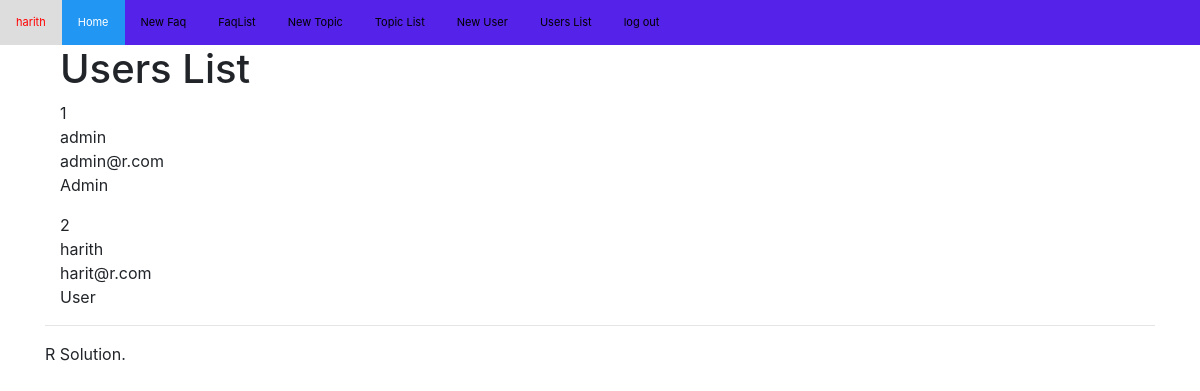
The app's page /UsersList (signed in) with its own data.
### app/models.py (models this page shows, shortened)
class User(db.Model):
    __tablename__ = 'users'
    id = db.Column(db.Integer, primary_key=True)
    username = db.Column(db.String(255))
    email = db.Column(db.String(255), unique=True)
    password = db.Column(db.String(255))
    role = db.Column(db.String(255))

### app/views.py (the view)
@app.route('/UsersList')
def UsersList():
    if not session.get('admin'):
        return render_template('login.html')
    if not session.get('logged_in'):
        return render_template('login.html')
    users = db.session.query(User).all()
    return render_template('UsersList.html', users=users)

### app/templates/UsersList.html
{% extends 'base.html' %}
{% block main %}
<div class="container">
  <h1 class="page-header">Users List</h1>
 <ul class="list-inline">
    {% for user in users %}
    <table class="table table-bordered">
     <li class="list">{{ user.id }}</li>
     <li class="list">{{ user.username }}</li>
     <li class="list">{{ user.email }}</li>
     <li class="list">{{ user.role }}</li>
    </table>
    {% endfor %}
  </ul>
</div>
{% endblock %}

### app/templates/header.html
<body>
<div class="topnav">
  <a style="color:red;"> {{ session['username'] }}</a>
  <a class="active" href="{{ url_for('home')}}">Home</a>
  <a href="{{ url_for('newFaq')}}">New Faq</a>
  <a href="{{ url_for('FaqsList')}}">FaqList</a>
  <a href="{{ url_for('NewTopic')}}">New Topic</a>
  <a href="{{ url_for('TopicsList')}}">Topic List</a>
  <a href="{{ url_for('NewUser')}}">New User</a>
  <a href="{{ url_for('UsersList')}}">Users List</a>
  <a href="{{ url_for('logout')}}">log out</a>
</div>
</body>

### app/static/style.css (style rules this page uses)
* { box-sizing: border-box; }
body { margin: 0; font-family: Arial, Helvetica, sans-serif; }
.topnav { overflow: hidden; background-color: #5422e9; }
.topnav a { float: left; display: block; color: black; text-align: center; padding: 14px 16px; text-decoration: none; font-size: 11px; }
.topnav a.active { background-color: #2196F3; color: white; }

### records on screen
User: username "harith", id "2", email "harit@r.com", role "User"
User: id "1", username "admin", email "admin@r.com", role "Admin"
